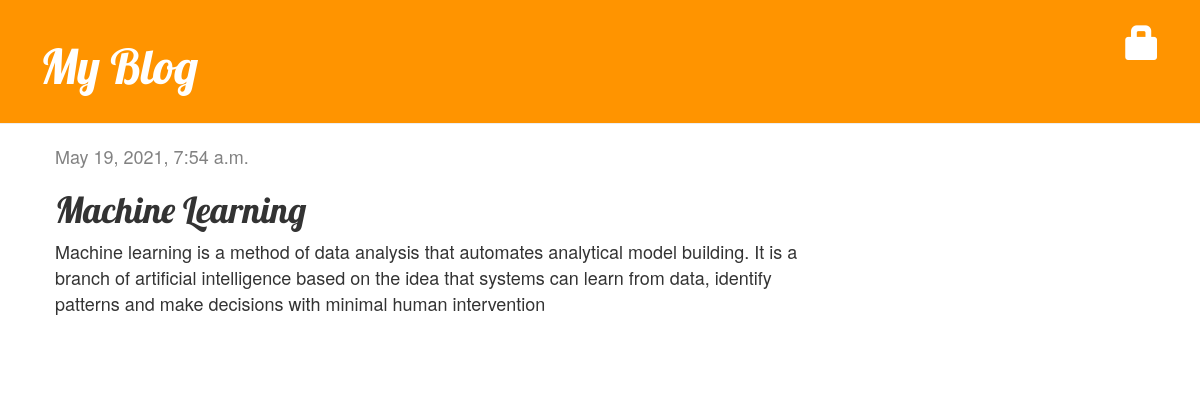
Screenshot of /post/3/ with the database file from the repository.
### blog/models.py (models this page shows, shortened)
class Post(models.Model):
    author = models.ForeignKey('auth.User', on_delete=models.CASCADE)
    title = models.CharField(max_length=200)
    text = models.TextField()
    created_date = models.DateTimeField(
            default=timezone.now)
    published_date = models.DateTimeField(
            blank=True, null=True)

### blog/views.py (the view)
# urls.py: path('post/<int:pk>/',views.post_detail,name='post_detail'),
def post_detail(request,pk):
    post= get_object_or_404(Post,pk=pk)
    return render(request,'blog/post_detail.html',{'post':post})

### blog/templates/blog/post_detail.html (shortened to what this page needs)
{% extends 'blog/base.html' %}
{% block content %}
    <div class="post">
        {% if post.published_date %}
            <div class="date">
                {{ post.published_date }}
            </div>
        {% else %}
                <a class="btn btn-default" href="{% url 'post_publish' pk=post.pk %}">Publish</a>
        {% endif %}
        <h1>{{ post.title }}</h1>
        <p>{{ post.text|linebreaksbr }}</p>
    </div>
{% endblock %}

### blog/static/css/blog.css (style rules this page uses)
h1, h2, h3, h4 { font-family: 'Lobster', cursive; }
.date { color: #828282; }
.post { margin-bottom: 70px; }

### rows the page displays
Post: published_date "May 19, 2021, 7:54 a.m.", title "Machine Learning", text "Machine learning is a method of data analysis that automates analytical model building. It is a branch of artificial intelligence based on the idea that systems can learn from data, identify patterns and make decisions with minimal human intervention"
